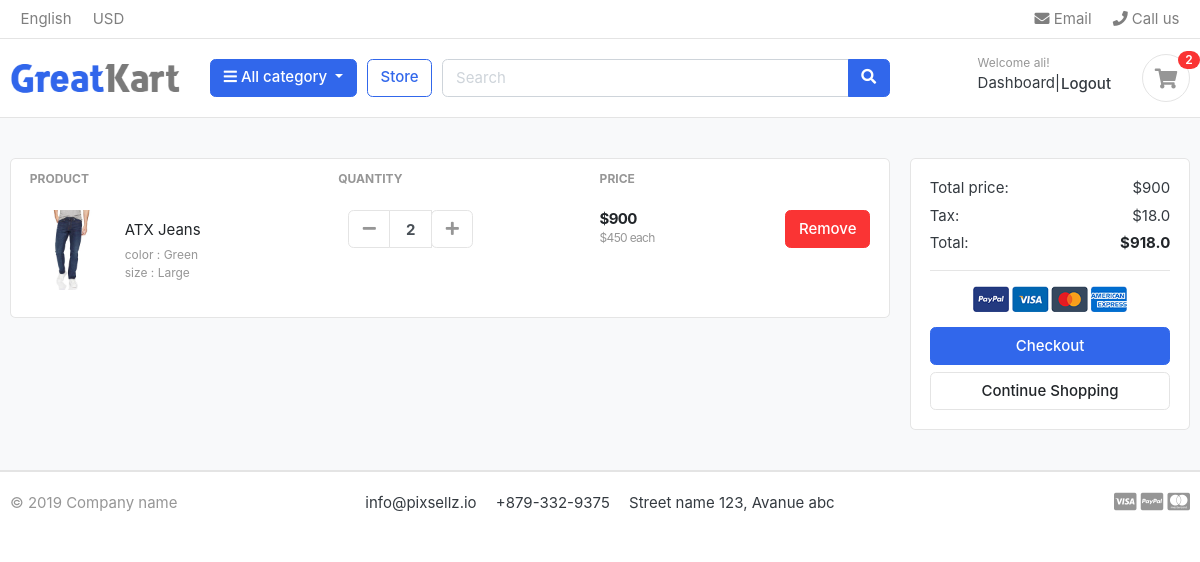
Page /cart/ (signed in) on the committed database.
### accounts/models.py (models this page shows, shortened)
class Account(AbstractBaseUser):
    first_name = models.CharField(max_length=50)
    last_name = models.CharField(max_length=50)
    username = models.CharField(max_length=50, unique=True)
    email = models.EmailField(max_length=70, unique=True)
    phone_number = models.CharField(max_length=11)
    date_joined = models.DateTimeField(auto_now_add=True)
    last_login = models.DateField(auto_now_add=True)
    is_active = models.BooleanField(
        _('active'),
        default=False,
        help_text=_(
            'Designates whether this user should be treated as active. '
            'Unselect this instead of deleting accounts.'
        ),
    )
    is_staff = models.BooleanField(
        _('staff status'),
        default=False,
        help_text=_(
            'Designates whether the user can log into this admin site.'),
    )
    is_admin = models.BooleanField(default=False)
    is_superuser = models.BooleanField(
        _('superuser status'),
        default=False,
        help_text=_(
            'Designates that this user has all permissions without '
            'explicitly assigning them.'
        ),
    )
    USERNAME_FIELD = 'email'
    REQUIRED_FIELDS = ['username', 'first_name', 'last_name']
    objects = AccountManager()
    class Meta:
        verbose_name = 'Account'
        verbose_name_plural = 'Accounts'

### carts/models.py (models this page shows, shortened)
class CartItem(models.Model):
    user = models.ForeignKey(Account, on_delete=models.CASCADE, null=True)
    product = models.ForeignKey(Products, on_delete=models.CASCADE)
    cart = models.ForeignKey(Cart, on_delete=models.CASCADE, null=True)
    quantity = models.IntegerField()
    variations = models.ManyToManyField(Veriation, blank=True)
    is_active = models.BooleanField(default=True)
    def sub_total(self):
        return self.product.price * self.quantity

### store/models.py (models this page shows, shortened)
class Products(models.Model):
    product_name = models.CharField(max_length=200, unique=True)
    slug = models.SlugField(max_length=200, unique=True)
    description = models.TextField(max_length=255, blank=True)
    price = models.IntegerField()
    image = models.ImageField(upload_to='photos/products')
    stock = models.IntegerField()
    is_available = models.BooleanField(default=True)
    category = models.ForeignKey(Category, on_delete=models.CASCADE)
    created_date = models.DateTimeField(auto_now_add=True)
    modified_date = models.DateTimeField(auto_now=True)
    def get_url(self):
        return reverse('product_detail', args=[self.category.slug, self.slug])

class Veriation(models.Model):
    variation_category_choice = (
        ('color', 'Color'),
        ('size', 'Size'),
    )
    product = models.ForeignKey(Products, on_delete=models.CASCADE)
    veriation_category = models.CharField(max_length=100, choices=variation_category_choice)
    variation_value = models.CharField(max_length=100)
    is_active = models.BooleanField(default=True)
    created_date = models.DateTimeField(auto_now=True)
    objects = VariationManager()

### carts/views.py (the view)
# urls.py: path('', cart, name="cart"),
def cart(request, total=0, quantity=0, cart_items=None):
    tax = 0
    grand_total = 0
    try:
        if request.user.is_authenticated:
            cart_items = CartItem.objects.filter(user=request.user, is_active=True)
        else:
            cart = Cart.objects.get(cart_id=_cart_id(request))
            cart_items = CartItem.objects.filter(cart=cart, is_active=True)
        for cart_item in cart_items:
            total += (cart_item.product.price) * cart_item.quantity
            quantity += cart_item.quantity
        tax = (2 * total) / 100
        grand_total = total + tax
    except ObjectDoesNotExist:
        pass
    context = {
        "total": total,
        "quantity": quantity,
        "cart_items": cart_items,
        "tax": tax,
        "grand_total": grand_total
    }
    return render(request, 'App/cart.html', context)

### templates/App/cart.html (shortened to what this page needs)
{% extends 'base.html' %}
{% load static %}
{% block content %}
    <section class="section-content padding-y bg">
        <div class="container">
            {% if not cart_items %}
                <h2 class="text-center">Your Shopping Cart is Empty</h2>
                <br/>
                <div class="text-center">
                    <a href="{% url 'store' %}" class="btn btn-primary">Continue Shopping</a>
                </div>
            {% else %}
                <div class="row">
                    <aside class="col-lg-9">
                        <div class="card">
                            <table class="table table-borderless table-shopping-cart">
                                <thead class="text-muted">
                                <tr class="small text-uppercase">
                                    <th scope="col">Product</th>
                                    <th scope="col">Quantity</th>
                                    <th scope="col">Price</th>
                                    <th scope="col" class="text-right"></th>
                                </tr>
                                </thead>
                                <tbody>
                                {% for cart_item in cart_items %}
                                    <tr>
                                        <td>
                                            <figure class="itemside align-items-center">
                                                <div class="aside"><img src="{{ cart_item.product.image.url }}"
                                                                        class="img-sm" alt="product"></div>
                                                <figcaption class="info">
                                                    <a href="{{ cart_item.product.get_url }}"
                                                       class="title text-dark">{{ cart_item.product.product_name }}</a>
                                                    {% if cart_item.variations.all %}
                                                        {% for item in cart_item.variations.all %}
                                                            <p class="text-muted small">
                                                                {{ item.veriation_category }}
                                                                : {{ item.variation_value }}
                                                            </p>
                                                        {% endfor %}
                                                    {% endif %}
                                                </figcaption>
                                            </figure>
                                        </td>
                                        <td>
                                            <div class="col">
                                                <div class="input-group input-spinner">
                                                    <div class="input-group-prepend">
                                                        <a href="{% url 'remove_cart' cart_item.product.id cart_item.id %}"
                                                           class="btn btn-light" id="button-plus">
                                                            <i class="fa fa-minus"></i>
                                                        </a>
                                                    </div>
                                                    <input type="text" class="form-control"
                                                           value="{{ cart_item.quantity }}"/>
                                                    <div class="input-group-append">
                                                        <form method="post"
                                                              action="{% url 'add_cart' cart_item.product.id %}">
                                                            <button type="submit" class="btn btn-light"
                                                                    id="button-minus">
                                                                <i class="fa fa-plus"></i>
                                                            </button>
                                                        </form>
                                                    </div>
                                                </div>
                                            </div>
                                        </td>
                                        <td>
                                            <div class="price-wrap">
                                                <var class="price">${{ cart_item.sub_total }}</var>
                                                <small class="text-muted"> ${{ cart_item.product.price }}
                                                    each
                                                </small>
                                            </div>
                                        </td>
                                        <td class="text-right">
                                            <a href="{% url 'remove_cart_item' cart_item.product.id cart_item.id %}"
                                               onclick="return confirm('Are you sure?')"
                                               class="btn btn-danger">Remove</a>
                                        </td>
                                    </tr>
                                {% endfor %}
                                </tbody>
                            </table>
                        </div>
                    </aside>
                    <aside class="col-lg-3">
                        <div class="card">
                            <div class="card-body">
                                <dl class="dlist-align">
                                    <dt>Total price:</dt>
                                    <dd class="text-right">${{ total }}</dd>
                                </dl>
                                <dl class="dlist-align">
                                    <dt>Tax:</dt>
                                    <dd class="text-right"> ${{ tax }}</dd>
                                </dl>
                                <dl class="dlist-align">
                                    <dt>Total:</dt>
                                    <dd class="text-right text-dark b"><strong>${{ grand_total }}</strong></dd>
                                </dl>
                                <hr>
                                <p class="text-center mb-3">
                                    <img src="{% static 'images/misc/payments.png' %}" height="26" alt="payment">
                                </p>
                                <a href="{% url 'check-out' %}" class="btn btn-primary btn-block"> Checkout </a>
                                <a href="{% url 'store' %}" class="btn btn-light btn-block">Continue Shopping</a>
                            </div>
                        </div>
                    </aside>
                </div>
            {% endif %}
        </div>
    </section>
{% endblock content %}

### templates/inc/header.html (shortened to what this page needs)
{% load static %}
<header class="section-header">
    <nav class="navbar p-md-0 navbar-expand-sm navbar-light border-bottom">
        <div class="container">
            <div class="collapse navbar-collapse" id="navbarTop4">
                <ul class="navbar-nav mr-auto">
                    <li class="nav-item dropdown">
                        <a href="#" class="nav-link"> English </a>
                    </li>
                    <li class="nav-item dropdown">
                        <a href="#" class="nav-link"> USD </a>
                    </li>
                </ul>
                <ul class="navbar-nav">
                    <li><a href="#" class="nav-link"> <i class="fa fa-envelope"></i> Email </a></li>
                    <li><a href="#" class="nav-link"> <i class="fa fa-phone"></i> Call us </a></li>
                </ul>
            </div>
        </div>
    </nav>
    <section class="header-main border-bottom">
        <div class="container">
            <div class="row align-items-center">
                <div class="col-lg-2 col-md-3 col-6">
                    <a href="{% url 'home' %}" class="brand-wrap">
                        <img class="logo" src="{% static 'images/logo.png' %}">
                    </a>
                </div>
                <div class="col-lg col-sm col-md col-6 flex-grow-0">
                    <div class="category-wrap dropdown d-inline-block float-right">
                        <button type="button" class="btn btn-primary dropdown-toggle" data-toggle="dropdown">
                            <i class="fa fa-bars"></i> All category
                        </button>
                    </div>
                </div>
                <a href="{% url 'store' %}" class="btn btn-outline-primary">Store</a>
                <div class="col-lg  col-md-6 col-sm-12 col">
                    <form action="{% url 'search' %}" method="GET" class="search">
                        <div class="input-group w-100">
                            <input type="text" class="form-control" style="width:60%;" placeholder="Search"
                                   name="keyword">
                            <div class="input-group-append">
                                <button class="btn btn-primary" type="submit">
                                    <i class="fa fa-search"></i>
                                </button>
                            </div>
                        </div>
                    </form>
                </div>
                <div class="col-lg-3 col-sm-6 col-8 order-2 order-lg-3">
                    <div class="d-flex justify-content-end mb-3 mb-lg-0">
                        {% if request.user.is_authenticated %}
                            <div class="widget-header">
                                <small class="title text-muted">Welcome {{ user.first_name }}!</small>
                                <div class="d-flex">
                                    <a href="{% url 'dashboard' %}">Dashboard</a> <span class="dark-transp"> | </span>
                                    <form action="{% url 'logout' %}" method="post" style="min-width: auto">
                                        <button class="btn p-0" type="submit">Logout</button>
                                    </form>
                                </div>
                            </div>
                        {% endif %}
                        <a href="{% url 'cart' %}" class="widget-header pl-3 ml-3">
                            <div class="icon icon-sm rounded-circle border"><i class="fa fa-shopping-cart"></i>
                            </div>
                            <span class="badge badge-pill badge-danger notify">{{ cart_count }}</span>
                        </a>
                    </div>
                </div>
            </div>
        </div>
    </section>
</header>

### rows in the picture
Account: first_name "ali"
CartItem: product.image (picture), product.product_name "ATX Jeans", quantity "2", sub_total "900", product.price "450"
Veriation: veriation_category "color", variation_value "Green"
Veriation: veriation_category "size", variation_value "Large"

### other values in the picture
{{ cart_count }} "2"
{{ total }} "900"
{{ tax }} "18.0"
{{ grand_total }} "918.0"
